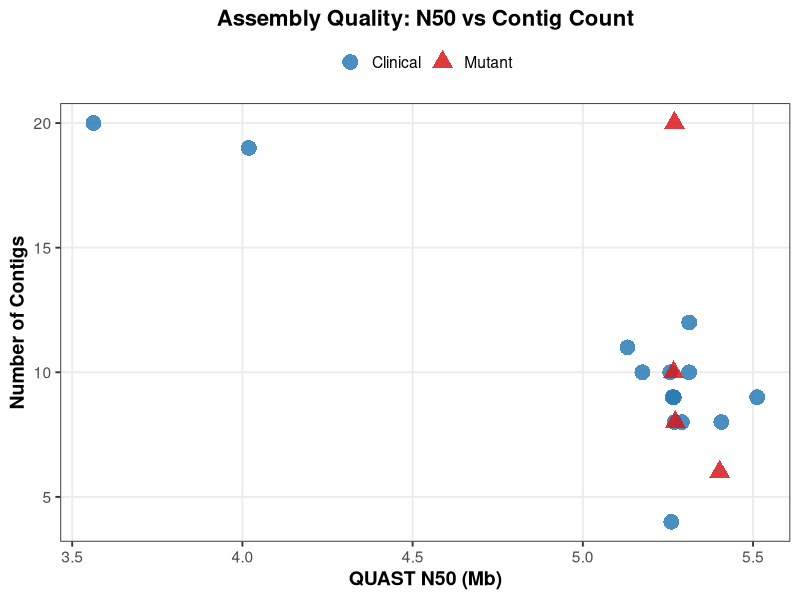
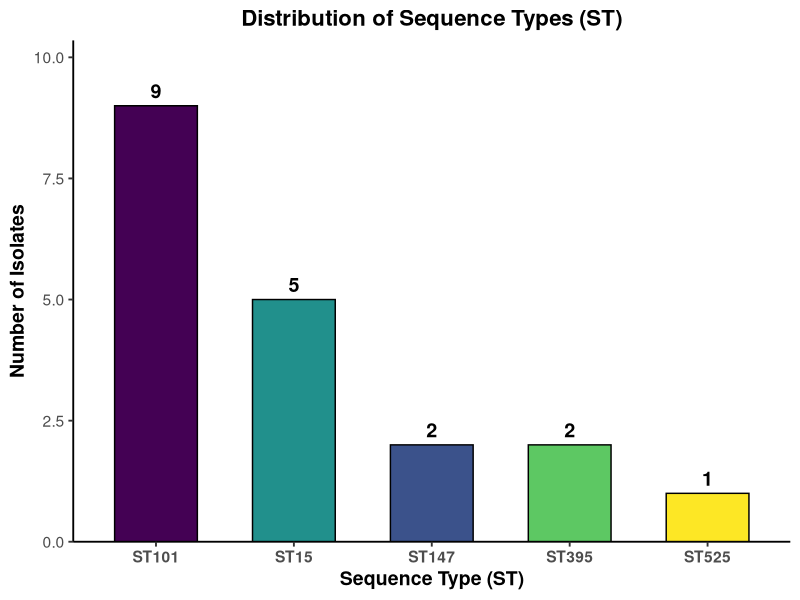
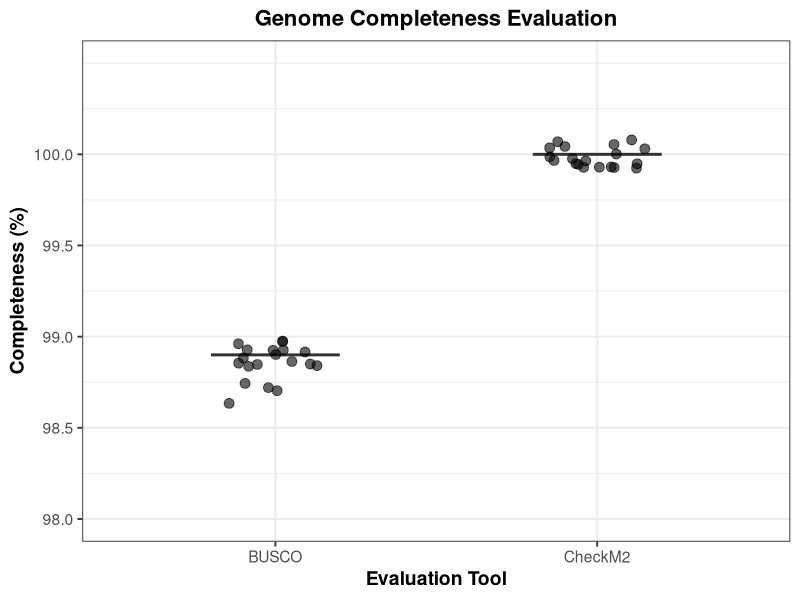
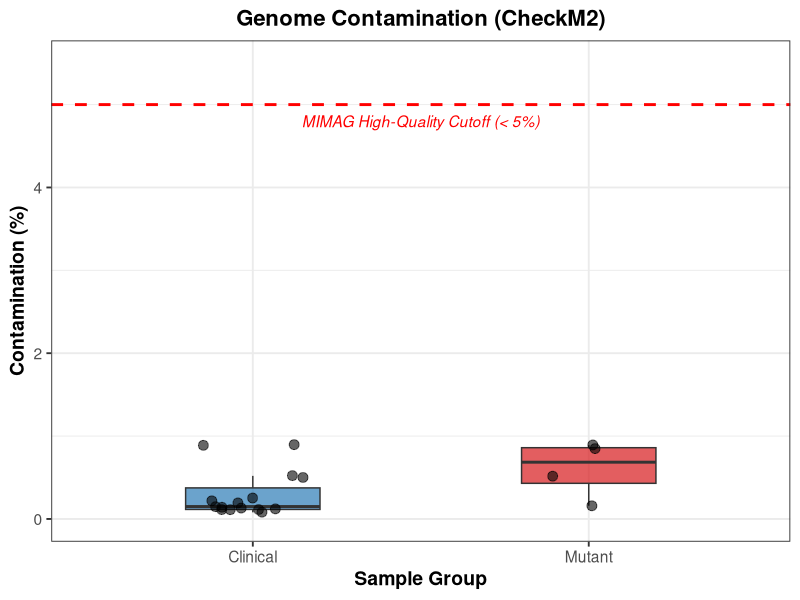

Reproduce these figures in R, in order.
# Nạp thư viện
library(ggplot2)
library(dplyr)
library(tidyr) # Thêm tidyr để xử lý dữ liệu cho biểu đồ Boxplot

# ==========================================
# 1. NẠP DỮ LIỆU THỰC TẾ TỪ PIPELINE
# ==========================================

# Dữ liệu Assembly QC (Bao gồm cả CheckM2)
qc_data_text <- "Sample\tGroup\tStatus\tQUAST_N50\tQUAST_Contigs\tBUSCO_Completeness\tCheckM2_Completeness\tCheckM2_Contamination\tMessage
Kpn-17\tClinical\tSUCCESS\t5269722\t8\t98.9%\t100.0\t0.89\tOK
Kpn-12\tClinical\tSUCCESS\t5290859\t8\t98.9%\t100.0\t0.08\tOK
Kpn-15\tClinical\tSUCCESS\t3562395\t20\t98.7%\t100.0\t0.22\tOK
Kpn-26\tClinical\tSUCCESS\t5259925\t4\t98.9%\t100.0\t0.5\tOK
Kpn-24\tClinical\tSUCCESS\t5130949\t11\t98.9%\t100.0\t0.52\tOK
Kpn-28\tClinical\tSUCCESS\t5511943\t9\t98.7%\t100.0\t0.15\tOK
Kpn-29\tClinical\tSUCCESS\t5312522\t12\t98.7%\t100.0\t0.14\tOK
Kpn-3\tClinical\tSUCCESS\t5266793\t9\t98.9%\t100.0\t0.13\tOK
Kpn-35\tClinical\tSUCCESS\t5263749\t9\t98.9%\t100.0\t0.12\tOK
Kpn-59\tClinical\tSUCCESS\t5267070\t9\t98.9%\t100.0\t0.11\tOK
Kpn-62\tClinical\tSUCCESS\t5256629\t10\t98.9%\t100.0\t0.19\tOK
Kpn-7\tClinical\tSUCCESS\t5312301\t10\t98.9%\t100.0\t0.11\tOK
Kpn-72\tClinical\tSUCCESS\t4019176\t19\t98.9%\t100.0\t0.25\tOK
Kpn-9\tClinical\tSUCCESS\t5406725\t8\t98.9%\t100.0\t0.11\tOK
Kpn-73\tClinical\tSUCCESS\t5174875\t10\t98.9%\t100.0\t0.9\tOK
Kpn-17.11\tMutant\tSUCCESS\t5269147\t20\t98.9%\t100.0\t0.85\tOK
Kpn-24.4\tMutant\tSUCCESS\t5266403\t10\t98.9%\t100.0\t0.52\tOK
Kpn-72.11\tMutant\tSUCCESS\t5402003\t6\t98.7%\t100.0\t0.16\tOK
Kpn-73.9\tMutant\tSUCCESS\t5271629\t8\t98.9%\t100.0\t0.89\tOK"

st_data_text <- "Sample\tKleborate_ST
Kpn-12\tST101
Kpn-15\tST15
Kpn-17\tST15
Kpn-24\tST147
Kpn-26\tST525
Kpn-28\tST395
Kpn-29\tST395
Kpn-3\tST101
Kpn-35\tST101
Kpn-59\tST101
Kpn-62\tST101
Kpn-7\tST101
Kpn-72\tST101
Kpn-73\tST15
Kpn-9\tST101
Kpn-17.11\tST15
Kpn-24.4\tST147
Kpn-72.11\tST101
Kpn-73.9\tST15"

# Đọc dữ liệu
df_qc <- read.table(text = qc_data_text, header = TRUE, sep = "\t", stringsAsFactors = FALSE)
df_st <- read.table(text = st_data_text, header = TRUE, sep = "\t", stringsAsFactors = FALSE)

# Tiền xử lý dữ liệu QC
df_qc$QUAST_N50_Mb <- df_qc$QUAST_N50 / 1000000
# Xóa dấu '%' trong cột BUSCO và ép kiểu sang dạng số (numeric)
df_qc$BUSCO_Completeness <- as.numeric(gsub("%", "", df_qc$BUSCO_Completeness))

# ==========================================
# 2. FIGURE 1A & 1B (Giữ nguyên như cũ)
# ==========================================
plot_1a <- ggplot(df_qc, aes(x = QUAST_N50_Mb, y = QUAST_Contigs, color = Group, shape = Group)) +
  geom_point(size = 5, alpha = 0.85) +
  scale_color_manual(values = c("Clinical" = "#2c7bb6", "Mutant" = "#d7191c")) +
  theme_bw(base_size = 14) +
  labs(title = "Assembly Quality: N50 vs Contig Count", x = "QUAST N50 (Mb)", y = "Number of Contigs") +
  theme(plot.title = element_text(face = "bold", hjust = 0.5, size = 16), axis.title = element_text(face = "bold"), legend.position = "top", legend.title = element_blank(), panel.grid.minor = element_blank())

ggsave("Figure_1A_Assembly_Quality.png", plot = plot_1a, width = 8, height = 6, dpi = 300)

st_counts <- df_st %>% count(Kleborate_ST, name = "Count") %>% arrange(desc(Count))
plot_1b <- ggplot(st_counts, aes(x = reorder(Kleborate_ST, -Count), y = Count, fill = Kleborate_ST)) +
  geom_col(color = "black", width = 0.6) +
  geom_text(aes(label = Count), vjust = -0.5, fontface = "bold", size = 5) +
  scale_fill_viridis_d(option = "D") + 
  theme_classic(base_size = 14) +
  labs(title = "Distribution of Sequence Types (ST)", x = "Sequence Type (ST)", y = "Number of Isolates") +
  theme(plot.title = element_text(face = "bold", hjust = 0.5, size = 16), axis.title = element_text(face = "bold"), axis.text.x = element_text(angle = 0, hjust = 0.5, face = "bold"), legend.position = "none") +
  scale_y_continuous(expand = expansion(mult = c(0, 0.15)))

ggsave("Figure_1B_ST_Distribution.png", plot = plot_1b, width = 8, height = 6, dpi = 300)

# ==========================================
# 3. VẼ FIGURE 1C: GENOME COMPLETENESS
# ==========================================
# Gộp 2 cột BUSCO và CheckM2 Completeness lại để vẽ Boxplot chung
df_comp <- df_qc %>%
  select(Sample, BUSCO_Completeness, CheckM2_Completeness) %>%
  pivot_longer(cols = c("BUSCO_Completeness", "CheckM2_Completeness"), 
               names_to = "Tool", values_to = "Completeness") %>%
  mutate(Tool = ifelse(Tool == "BUSCO_Completeness", "BUSCO", "CheckM2"))

plot_1c <- ggplot(df_comp, aes(x = Tool, y = Completeness, fill = Tool)) +
  geom_boxplot(width = 0.4, alpha = 0.7, outlier.shape = NA) +
  geom_jitter(width = 0.15, size = 3, alpha = 0.6, color = "black") +
  scale_fill_manual(values = c("BUSCO" = "#1b9e77", "CheckM2" = "#7570b3")) +
  theme_bw(base_size = 14) +
  labs(
    title = "Genome Completeness Evaluation",
    x = "Evaluation Tool",
    y = "Completeness (%)"
  ) +
  scale_y_continuous(limits = c(98, 100.5), breaks = seq(98, 100, by = 0.5)) + # Focus vào dải 98-100%
  theme(
    plot.title = element_text(face = "bold", hjust = 0.5, size = 16),
    axis.title = element_text(face = "bold"),
    legend.position = "none"
  )

ggsave("Figure_1C_Genome_Completeness.png", plot = plot_1c, width = 6, height = 6, dpi = 300)
cat("[OK] Da luu Figure_1C_Genome_Completeness.png\n")

# ==========================================
# 4. VẼ FIGURE 1D: GENOME CONTAMINATION
# ==========================================
plot_1d <- ggplot(df_qc, aes(x = Group, y = CheckM2_Contamination, fill = Group)) +
  geom_boxplot(width = 0.4, alpha = 0.7, outlier.shape = NA) +
  geom_jitter(width = 0.15, size = 3, alpha = 0.6, color = "black") +
  scale_fill_manual(values = c("Clinical" = "#2c7bb6", "Mutant" = "#d7191c")) +
  geom_hline(yintercept = 5.0, linetype = "dashed", color = "red", size = 1) + # Đường giới hạn chuẩn 5%
  annotate("text", x = 1.5, y = 4.8, label = "MIMAG High-Quality Cutoff (< 5%)", color = "red", fontface = "italic") +
  theme_bw(base_size = 14) +
  labs(
    title = "Genome Contamination (CheckM2)",
    x = "Sample Group",
    y = "Contamination (%)"
  ) +
  scale_y_continuous(limits = c(0, 5.5)) +
  theme(
    plot.title = element_text(face = "bold", hjust = 0.5, size = 16),
    axis.title = element_text(face = "bold"),
    legend.position = "none"
  )

ggsave("Figure_1D_Genome_Contamination.png", plot = plot_1d, width = 6, height = 6, dpi = 300)
cat("[OK] Da luu Figure_1D_Genome_Contamination.png\n")
